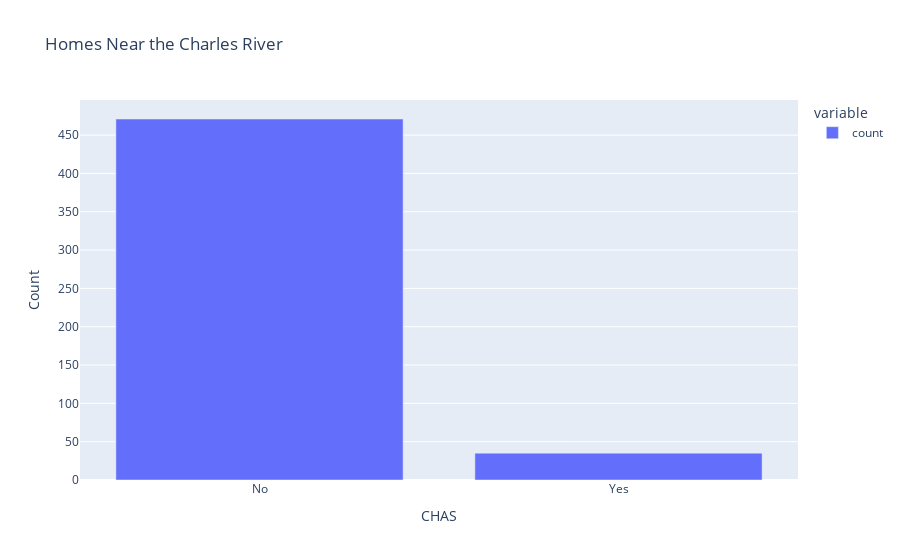

Notebook cell for this chart:
### Code cell
bar = px.bar(chas_bar,
             title = 'Homes Near the Charles River')

bar.update_xaxes(tickvals=[0, 1], ticktext=['No', 'Yes'])
bar.update_yaxes(title = 'Count')

bar.show()

### Figure 1 — Plotly figure (JSON) as saved in the notebook; plotly's stock layout.template omitted (floating-point values rounded to 4 significant figures)
{"data": [{"alignmentgroup": "True", "hovertemplate": "variable=count<br>CHAS=%{x}<br>value=%{y}<extra></extra>", "legendgroup": "count", "marker": {"color": "#636efa", "pattern": {"shape": ""}}, "name": "count", "offsetgroup": "count", "orientation": "v", "showlegend": true, "textposition": "auto", "type": "bar", "x": [0, 1], "xaxis": "x", "y": [471, 35], "yaxis": "y"}], "layout": {"barmode": "relative", "legend": {"title": {"text": "variable"}, "tracegroupgap": 0}, "title": {"text": "Homes Near the Charles River"}, "xaxis": {"anchor": "y", "domain": [0, 1], "ticktext": ["No", "Yes"], "tickvals": [0, 1], "title": {"text": "CHAS"}}, "yaxis": {"anchor": "x", "domain": [0, 1], "title": {"text": "Count"}}}}
